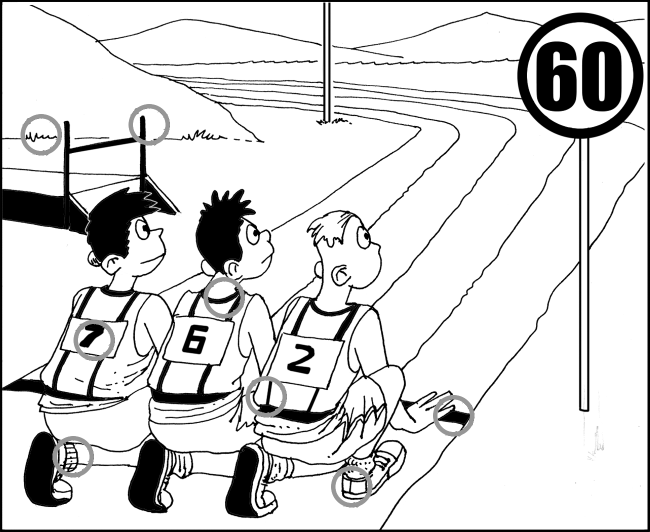
#> input picture test_S.png, 1299 x 1063 px (shown at 1/2 size)
$ python cli.py ../../test_S.png
#> lines starting #> are read from the running program, lines starting #| are printed output that depends on the picture; after the words box and inside, x2 and y2 are one past the last pixel; in counts of white or black regions, pixels touching at a corner belong together
### src/differences_detector/detector.py
"""Detect gray translucent difference markers in images."""

from __future__ import annotations

from dataclasses import dataclass
from os import PathLike
from pathlib import Path
from typing import TypeAlias

import cv2
import numpy as np

ImageInput: TypeAlias = str | PathLike[str] | np.ndarray


@dataclass(frozen=True)
class _Component:
    score: float
    x: int
    y: int
    w: int
    h: int
    area: int

    # Pixel centroid from connected components.
    centroid_x: float
    centroid_y: float

    # Geometric center from the component contour.
    # This is more stable for broken/uneven translucent circles.
    circle_x: float
    circle_y: float


def detect_difference_points(
    image: ImageInput,
    *,
    gray_min: int = 85,
    gray_max: int = 170,
    area_min: int | None = None,
    area_max: int | None = None,
    radius_min: int | None = None,
    radius_max: int | None = None,
    ring_width: int | None = None,
    score_threshold: float = 0.0,
    min_distance: int | None = None,
    expected_count: int = 8,
) -> list[tuple[int, int]]:
    """Return the center coordinates of gray translucent difference markers."""
#> called with image = '../../test_S.png', gray_min = 85, gray_max = 170, area_min = 25, area_max = 5000, radius_min = 10, radius_max = 35, score_threshold = 0
    img = _load_image(image)
#> in _load_image, img is the input picture: shape (1063, 1299, 3); min 0, max 255, mean 215.7
    gray = _to_grayscale(img)

    height, width = gray.shape[:2]
#> height = 1063; width = 1299
    scale = min(width, height) / 1063.0
#> scale = 1

    if radius_min is None:
        radius_min = max(10, round(30 * scale))

    if radius_max is None:
        radius_max = max(radius_min + 4, round(65 * scale))

    if min_distance is None:
        min_distance = max(14, round(radius_min * 1.25))

    if area_min is None:
        area_min = max(25, round(radius_min * radius_min * 0.30))

    if area_max is None:
        area_max = max(area_min + 1, round(radius_max * radius_max * 3.5))

    mask = _build_marker_mask(gray, gray_min=gray_min, gray_max=gray_max)

    components = _extract_components(
        mask,
        area_min=area_min,
        area_max=area_max,
        radius_min=radius_min,
        radius_max=radius_max,
    )

    return _select_points(
        components,
        expected_count=expected_count,
        min_distance=min_distance,
    )


def detect_gray_circles(image: ImageInput, **kwargs: object) -> list[tuple[int, int]]:
    """Backward-compatible alias for ``detect_difference_points``."""
    return detect_difference_points(image, **kwargs)


# [26 lines left out: function draw_detected_points, not called in this run]


def _build_marker_mask(
    gray: np.ndarray,
    *,
    gray_min: int,
    gray_max: int,
) -> np.ndarray:
    """Build a binary mask for mid-gray translucent markers."""
#> called with gray_min = 85, gray_max = 170
    mask = ((gray >= gray_min) & (gray <= gray_max)).astype(np.uint8) * 255
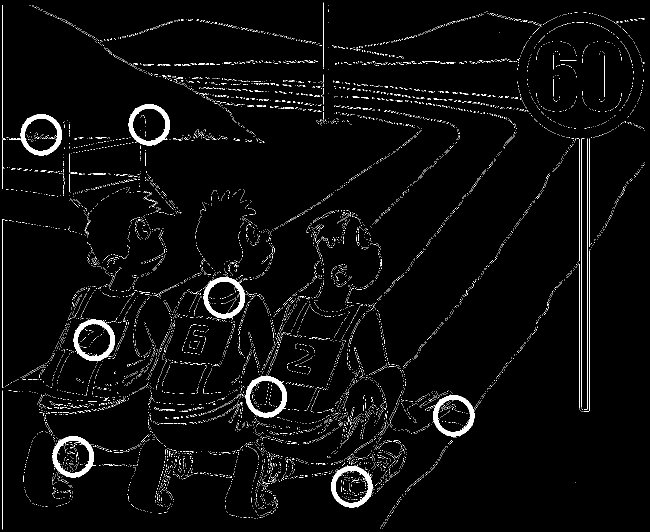
#> mask: shape (1063, 1299) (shown at 1/2 size); 3% white; 10588 white regions (10555 under 20 px), largest, box (x1, y1, x2, y2) and area: (105, 872, 192, 955) 2097, (490, 751, 574, 835) 2083, (662, 930, 746, 1015) 2078

    # Removes thin drawing/grid lines while preserving marker blobs.
    kernel = np.ones((3, 3), dtype=np.uint8)
    mask = cv2.morphologyEx(mask, cv2.MORPH_OPEN, kernel)
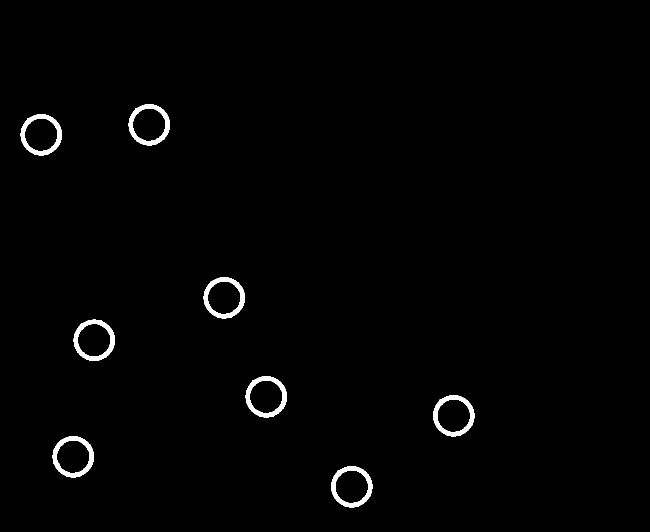
#> mask: shape (1063, 1299) (shown at 1/2 size); 1.2% white; 8 white regions, largest, box (x1, y1, x2, y2) and area: (105, 872, 188, 955) 2045, (147, 639, 230, 722) 2039, (491, 752, 574, 835) 2039

    return mask


def _extract_components(
    mask: np.ndarray,
    *,
    area_min: int,
    area_max: int,
    radius_min: int,
    radius_max: int,
) -> list[_Component]:
#> called with area_min = 25, area_max = 5000, radius_min = 10, radius_max = 35
    count, labels, stats, centroids = cv2.connectedComponentsWithStats(mask, 8)
#> labels: shape (1063, 1299) int32; 9 distinct labels, from 0 to 8
#> count = 9; stats = [[0, 0, 1299, 1063, 1364549], [257, 208, 83, 83, 2038], [41, 228, 83, 83, 2030], [407, 554, 83, 83, 2033], [147, 639, 83, 83, 2039], [491, 752, 83, 83, 2039], [866, 790, 83, 83, 2030], [105, 872, 83, 83, 2045], [662, 932, 83, 83, 2034]]; centroids = [[651.8, 529.4], [298.2, 249.1], [82.21, 269], [448.3, 595], [188.2, 680.1], [532.3, 793.1], [907.2, 831], [146.1, 913], [703.3, 973]]

    components: list[_Component] = []

    min_size = max(6, round(radius_min * 0.70))
    max_size = max(min_size + 1, round(radius_max * 2.6))

    for i in range(1, count):
        area = int(stats[i, cv2.CC_STAT_AREA])
        x = int(stats[i, cv2.CC_STAT_LEFT])
        y = int(stats[i, cv2.CC_STAT_TOP])
        w = int(stats[i, cv2.CC_STAT_WIDTH])
        h = int(stats[i, cv2.CC_STAT_HEIGHT])
        centroid_x, centroid_y = centroids[i]

        if not area_min <= area <= area_max:
            continue

        if w < min_size or h < min_size:
            continue

        if w > max_size or h > max_size:
            continue

        aspect = max(w, h) / max(1, min(w, h))
        if aspect > 2.35:
            continue

        fill_ratio = area / max(1, w * h)
        if not 0.10 <= fill_ratio <= 0.90:
            continue

        component_mask = (labels == i).astype(np.uint8) * 255

        contours, _ = cv2.findContours(
            component_mask,
            cv2.RETR_EXTERNAL,
            cv2.CHAIN_APPROX_SIMPLE,
        )

        if not contours:
            continue

        contour = max(contours, key=cv2.contourArea)
        (circle_x, circle_y), _ = cv2.minEnclosingCircle(contour)

        compactness_score = 1.0 / aspect
        score = float(area) * compactness_score

        components.append(
            _Component(
                score=score,
                x=x,
                y=y,
                w=w,
                h=h,
                area=area,
                centroid_x=float(centroid_x),
                centroid_y=float(centroid_y),
                circle_x=float(circle_x),
                circle_y=float(circle_y),
            )
        )
#> this loop made 8 passes
#> (area, x, y, centroid_x, centroid_y, fill_ratio, circle_x, circle_y) on passes 1 to 8: (2038, 257, 208, 298.2, 249.1, 0.296, 298, 248.5), (2030, 41, 228, 82.21, 269, 0.295, 81.82, 268.5), (2033, 407, 554, 448.3, 595, 0.295, 447.8, 595), (2039, 147, 639, 188.2, 680.1, 0.296, 187.5, 679.9), (2039, 491, 752, 532.3, 793.1, 0.296, 531.5, 792.9), (2030, 866, 790, 907.2, 831, 0.295, 906.8, 830.5), (2045, 105, 872, 146.1, 913, 0.297, 146, 912.7), (2034, 662, 932, 703.3, 973, 0.295, 702.8, 972.5)
#> pass 1, in _extract_components, `component_mask = (labels == i).astype(np.uint8) * 255`:
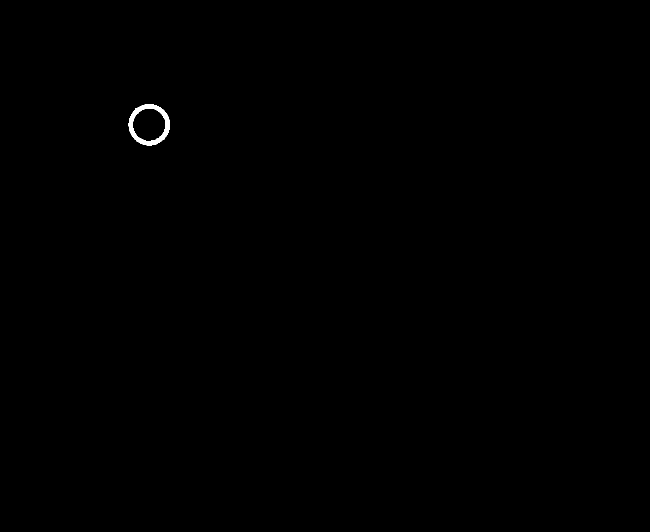
#> component_mask: shape (1063, 1299) (shown at 1/2 size); 0.15% white; 1 white region, box (x1, y1, x2, y2) and area: (257, 208, 340, 291) 2038
#> pass 2, in _extract_components, `component_mask = (labels == i).astype(np.uint8) * 255`:
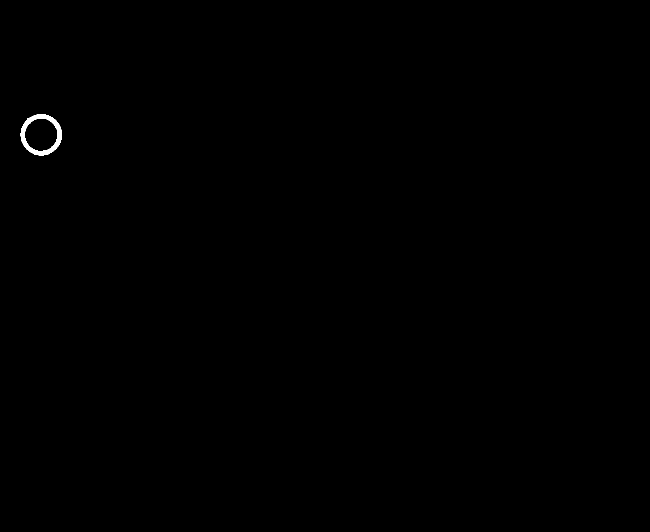
#> component_mask: shape (1063, 1299) (shown at 1/2 size); 0.15% white; 1 white region, box (x1, y1, x2, y2) and area: (41, 228, 124, 311) 2030
#> pass 3, in _extract_components, `component_mask = (labels == i).astype(np.uint8) * 255`:
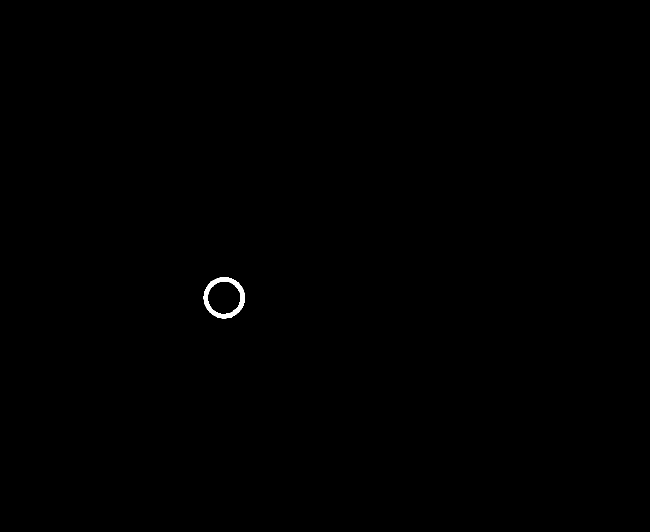
#> component_mask: shape (1063, 1299) (shown at 1/2 size); 0.15% white; 1 white region, box (x1, y1, x2, y2) and area: (407, 554, 490, 637) 2033
#> after the loop:
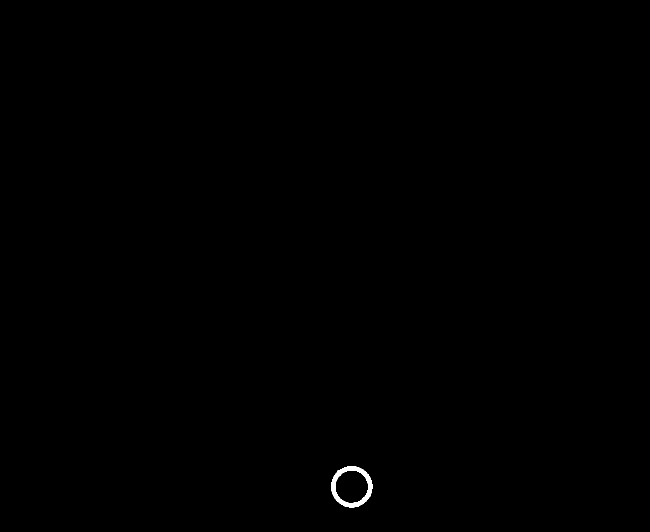
#> component_mask: shape (1063, 1299) (shown at 1/2 size); 0.15% white; 1 white region, box (x1, y1, x2, y2) and area: (662, 932, 745, 1015) 2034
#> after the loop, components = 8 items

    return components


def _select_points(
    components: list[_Component],
    *,
    expected_count: int,
    min_distance: int,
) -> list[tuple[int, int]]:
    """Select the best component centers using simple NMS."""
#> called with expected_count = 8, min_distance = 24
    components = sorted(components, key=lambda component: component.score, reverse=True)
#> components = 8 items

    selected: list[tuple[int, int]] = []

    for component in components:
        # Use the geometric contour center, not the pixel centroid.
        x = int(round(component.circle_x))
        y = int(round(component.circle_y))

        is_duplicate = False

        for selected_x, selected_y in selected:
            dx = x - selected_x
            dy = y - selected_y

            if dx * dx + dy * dy < min_distance * min_distance:
                is_duplicate = True
                break

        if is_duplicate:
            continue

        selected.append((x, y))

        if len(selected) == expected_count:
            break
#> this loop made 8 passes
#> (x, y) on passes 1 to 8: (146, 913), (188, 680), (532, 793), (298, 248), (703, 972), (448, 595), (82, 268), (907, 830)
#> after the loop, selected = [(146, 913), (188, 680), (532, 793), (298, 248), (703, 972), (448, 595), (82, 268), (907, 830)]

    selected.sort(key=lambda point: (point[1], point[0]))
    return selected


def _load_image(image: ImageInput) -> np.ndarray:
    if isinstance(image, np.ndarray):
        if image.size == 0:
            raise ValueError("Image array is empty.")
        return image

    image_path = Path(image)
    img = cv2.imread(str(image_path))

    if img is None:
        raise FileNotFoundError(f"Could not load image: {image_path}")

    return img


def _to_grayscale(image: np.ndarray) -> np.ndarray:
    if image.ndim == 2:
        return image

    if image.ndim == 3 and image.shape[2] == 3:
        return cv2.cvtColor(image, cv2.COLOR_BGR2GRAY)

    if image.ndim == 3 and image.shape[2] == 4:
        return cv2.cvtColor(image, cv2.COLOR_BGRA2GRAY)

    raise ValueError(
        "Expected a grayscale, BGR, or BGRA image array; "
        f"received shape {image.shape}."
    )

### src/differences_detector/cli.py
"""Command-line interface for differences-detector."""

from __future__ import annotations

import argparse

from .detector import detect_difference_points, draw_detected_points


def main() -> None:
    parser = argparse.ArgumentParser(
        description="Detect gray circular difference markers in an image."
    )

    parser.add_argument("image", help="Input image path.")

    parser.add_argument(
        "-o",
        "--output",
        help="Optional output image path with detected points drawn in red.",
    )

    parser.add_argument("--gray-min", type=int, default=85)
    parser.add_argument("--gray-max", type=int, default=170)

    # Important:
    # These default to None so detector.py can use its adaptive scaling.
    parser.add_argument("--area-min", type=int, default=25)
    parser.add_argument("--area-max", type=int, default=5000)
    parser.add_argument("--radius-min", type=int, default=10)
    parser.add_argument("--radius-max", type=int, default=35)
    parser.add_argument("--ring-width", type=int, default=None)
    parser.add_argument("--score-threshold", type=float, default=0.0)
    parser.add_argument("--min-distance", type=int, default=24)
    parser.add_argument("--expected-count", type=int, default=8)

    args = parser.parse_args()

    points = detect_difference_points(
        args.image,
        gray_min=args.gray_min,
        gray_max=args.gray_max,
        area_min=args.area_min,
        area_max=args.area_max,
        radius_min=args.radius_min,
        radius_max=args.radius_max,
        ring_width=args.ring_width,
        score_threshold=args.score_threshold,
        min_distance=args.min_distance,
        expected_count=args.expected_count,
    )
#> points = [(298, 248), (82, 268), (448, 595), (188, 680), (532, 793), (907, 830), (146, 913), (703, 972)]

    print(points)
#| [(298, 248), (82, 268), (448, 595), (188, 680), (532, 793), (907, 830), (146, 913), (703, 972)]
    print(f"Detected {len(points)} differences.")
#| Detected 8 differences.

    if args.output:
        draw_detected_points(args.image, points, args.output)


if __name__ == "__main__":
    main()
